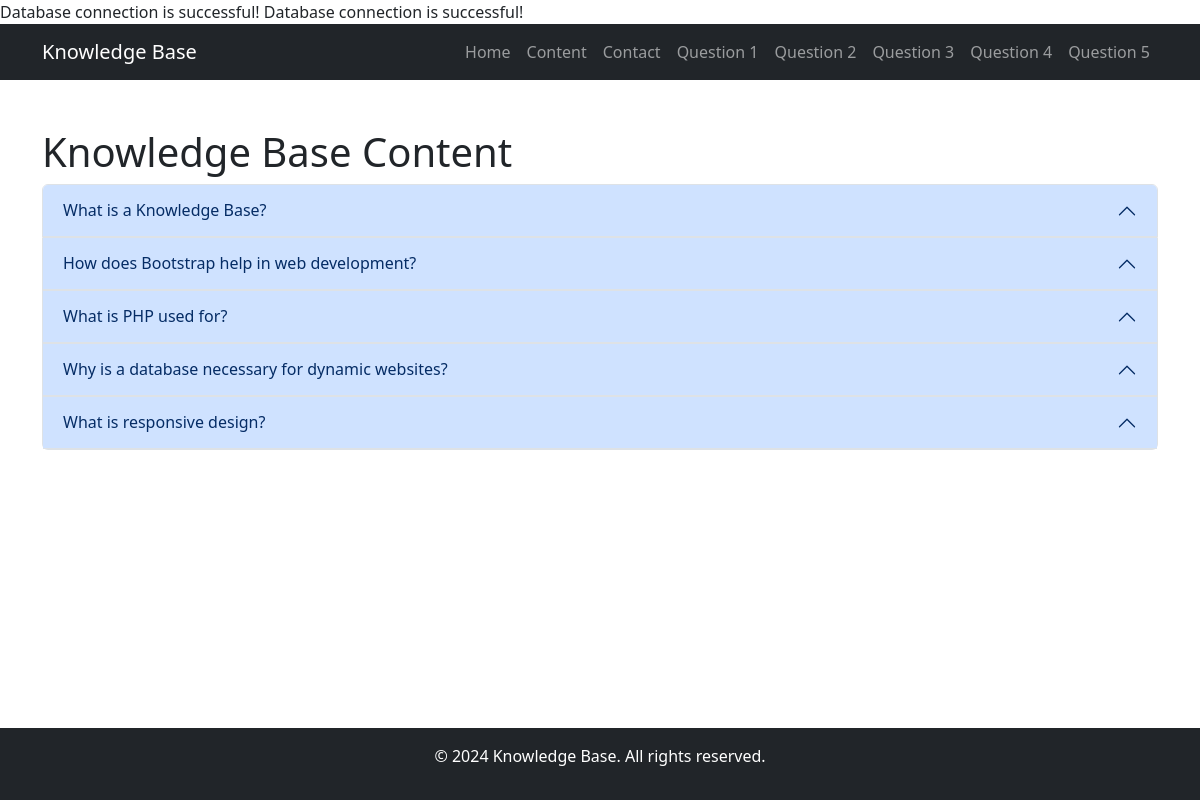
Before: /content.php with the older database file.
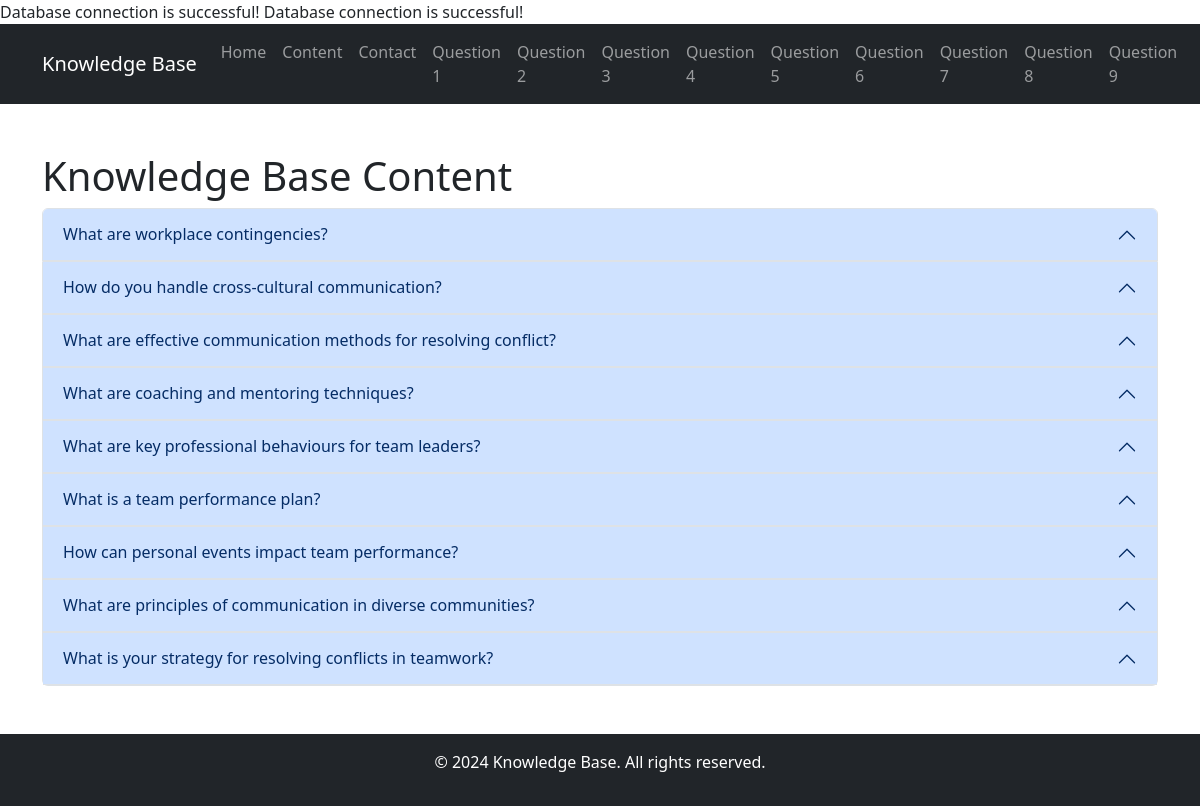
After: the same page with the newer database file.
### tables this page shows
CREATE TABLE `questions` (
  `id` int(11) NOT NULL,
  `question` text NOT NULL,
  `description` text DEFAULT NULL,
  `answer` text NOT NULL
);

### content.php (the view, shortened to what this page needs)
<?php include 'includes/db_connect.php'; ?>
<!DOCTYPE html>
<html lang="en">
<head>
    <link rel="stylesheet" href="css/style.css">
    <link rel="stylesheet" href="https://cdn.jsdelivr.net/npm/bootstrap@5.3.0-alpha1/dist/css/bootstrap.min.css">
</head>
<body>
    <?php include 'includes/header.php'; ?>
    <main class="container my-5">
        <h1>Knowledge Base Content</h1>
        <?php
        $sql = "SELECT * FROM questions";
        $result = $conn->query($sql);
        if (!$result) {
            echo "<p>Error fetching data: " . $conn->error . "</p>";
        } elseif ($result->num_rows > 0) {
        ?>
        <div class="accordion" id="contentAccordion">
            <?php while ($row = $result->fetch_assoc()): ?>
            <div class="accordion-item">
                <h2 class="accordion-header" id="heading<?php echo $row['id']; ?>">
                    <button class="accordion-button" type="button" data-bs-toggle="collapse" data-bs-target="#collapse<?php echo $row['id']; ?>" aria-expanded="true" aria-controls="collapse<?php echo $row['id']; ?>">
                        <?php echo htmlspecialchars($row['question']); ?>
                    </button>
                </h2>
            </div>
            <?php endwhile; ?>
        </div>
        <?php
        } else {
            echo "<p>No content available.</p>";
        }
        ?>
    </main>
    <?php include 'includes/footer.php'; ?>
</body>
</html>

### includes/db_connect.php
<?php
$servername = "localhost";
$username = "root";
$password = "";
$dbname = "knowledge_base";
$conn = new mysqli($servername, $username, $password, $dbname);
if ($conn->connect_error) {
    die("Connection failed: " . $conn->connect_error);
} else {
    echo "Database connection is successful!";
}
?>

### includes/header.php (shortened to what this page needs)
<?php include 'db_connect.php'; ?>
<header>
    <nav class="navbar navbar-expand-lg navbar-dark bg-dark">
        <div class="container">
            <a class="navbar-brand" href="index.php">Knowledge Base</a>
            <div class="collapse navbar-collapse" id="navbarNav">
                <ul class="navbar-nav ms-auto">
                    <li class="nav-item"><a class="nav-link" href="index.php">Home</a></li>
                    <li class="nav-item"><a class="nav-link" href="content.php">Content</a></li>
                    <li class="nav-item"><a class="nav-link" href="contact.php">Contact</a></li>
                    <?php
                    $sql = "SELECT id FROM questions ORDER BY id ASC";
                    $result = $conn->query($sql);
                    if ($result && $result->num_rows > 0):
                        while ($row = $result->fetch_assoc()):
                    ?>
                        <li class="nav-item">
                            <a class="nav-link" href="question.php?id=<?php echo $row['id']; ?>">
                                Question <?php echo htmlspecialchars($row['id']); ?>
                            </a>
                        </li>
                    <?php
                        endwhile;
                    endif;
                    ?>
                </ul>
            </div>
        </div>
    </nav>
</header>

### includes/footer.php
<footer class="bg-dark text-white text-center py-3">
    <div class="container">
        <p>&copy; 2024 Knowledge Base. All rights reserved.</p>
    </div>
</footer>

### css/style.css (style rules this page uses)
html, body { height: 100%; margin: 0; display: flex; flex-direction: column; }
main { flex: 1; }
footer { background-color: #343a40; color: white; text-align: center; padding: 10px 0; }

Changed rows visible on the page:
changed questions id 1: question "What is a Knowledge Base?" → "What are workplace contingencies?"
changed questions id 2: question "How does Bootstrap help in web development?" → "How do you handle cross-cultural communication?"
changed questions id 3: question "What is PHP used for?" → "What are effective communication methods for resolving conflict?"
changed questions id 4: question "Why is a database necessary for dynamic websites?" → "What are coaching and mentoring techniques?"
changed questions id 5: question "What is responsive design?" → "What are key professional behaviours for team leaders?"
added questions: id "6", question "What is a team performance plan?"
added questions: id "7", question "How can personal events impact team performance?"
added questions: id "8", question "What are principles of communication in diverse communities?"
added questions: id "9", question "What is your strategy for resolving conflicts in teamwork?"
